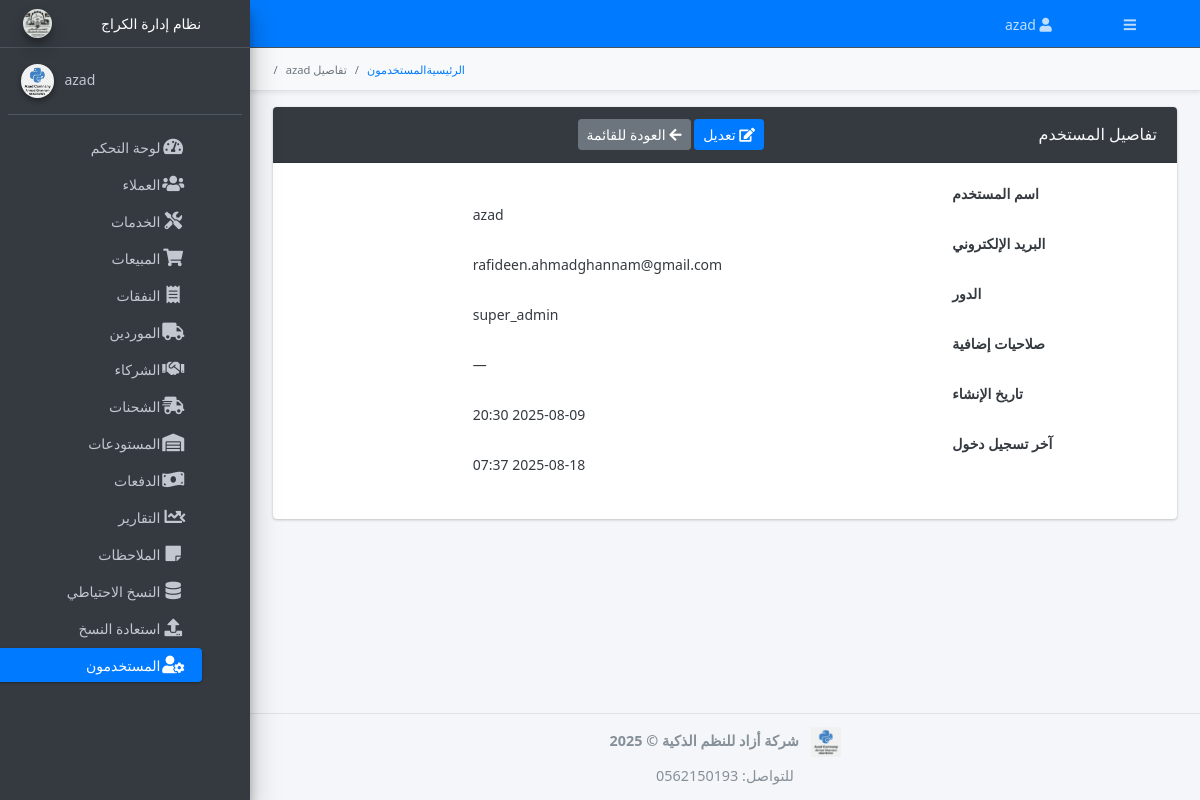
/users/1 (signed in), run on an earlier commit of the app's database.
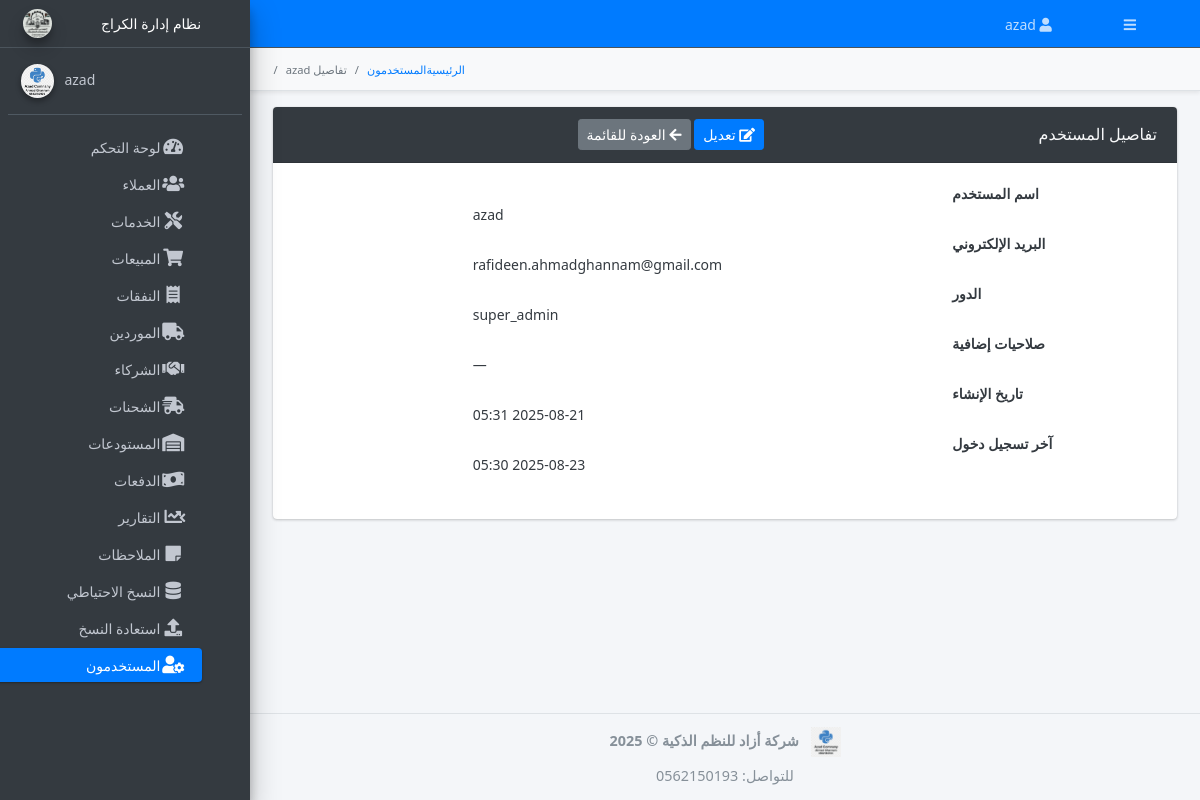
And on a later commit of the database.
### models.py (models this page shows, shortened)
class TimestampMixin:
    created_at = db.Column(db.DateTime, default=datetime.utcnow, nullable=False, index=True)
    updated_at = db.Column(db.DateTime, default=datetime.utcnow, onupdate=datetime.utcnow, nullable=False, index=True)

class AuditMixin:
    @classmethod
    def __declare_last__(cls):
        from sqlalchemy import inspect, event as _evt
        @_evt.listens_for(cls, "before_update", propagate=True)
        def _capture_prev_state(mapper, connection, target):
            try:
                insp = inspect(target)
                prev = {}
                for attr in mapper.column_attrs:
                    hist = insp.attrs[attr.key].history
                    if hist.has_changes() and hist.deleted:
                        prev[attr.key] = hist.deleted[0]
                setattr(target, "_previous_state", prev)
            except Exception:
                setattr(target, "_previous_state", {})

class User(db.Model, UserMixin, TimestampMixin, AuditMixin):
    __tablename__ = "users"
    id            = db.Column(db.Integer, primary_key=True)
    username      = db.Column(db.String(50),  unique=True, nullable=False, index=True)
    email         = db.Column(db.String(120), unique=True, nullable=False, index=True)
    password_hash = db.Column(db.String(128), nullable=False)
    role_id       = db.Column(db.Integer, db.ForeignKey("roles.id"), index=True)
    _is_active    = db.Column("is_active", db.Boolean, nullable=False, server_default=text("1"))
    last_login    = db.Column(db.DateTime)
    role = db.relationship("Role", backref="users", lazy="joined")
    extra_permissions = db.relationship(
        "Permission",
        secondary=user_permissions,
        backref=db.backref("users_extra", lazy="dynamic"),
        lazy="dynamic",
    )
    service_requests = db.relationship("ServiceRequest", back_populates="mechanic", lazy="dynamic")
    sales            = db.relationship("Sale", back_populates="seller", cascade="all, delete-orphan")
    __table_args__ = (
        db.Index("ix_users_role_active", "role_id", "is_active"),
    )
    @property
    def is_active(self):
        return bool(self._is_active)
    @is_active.setter
    def is_active(self, value):
        self._is_active = bool(value)
    def has_permission(self, name: str) -> bool:
        target = (name or "").strip().lower()
        if not target:
            return False
        try:
            super_roles = set(SUPER_ROLES)
        except Exception:
            super_roles = set()
        role_name = (getattr(self.role, "name", "") or "").strip().lower()
        if role_name in super_roles:
            return True

class Role(db.Model, AuditMixin):
    __tablename__ = "roles"
    id          = db.Column(db.Integer, primary_key=True)
    name        = db.Column(db.String(50), unique=True, nullable=False, index=True)
    description = db.Column(db.String(200))
    is_default  = db.Column(db.Boolean, default=False, nullable=False)
    permissions = db.relationship(
        "Permission",
        secondary=role_permissions,
        lazy="selectin",
        backref=db.backref("roles", lazy="selectin"),
    )
    __table_args__ = (
        db.Index("ix_roles_default_name", "is_default", "name"),
    )

### routes/users.py (the view)
@users_bp.route("/<int:user_id>", methods=["GET"], endpoint="user_detail")
@login_required
@permission_required("manage_users")
def user_detail(user_id):
    user = _get_or_404(User, user_id)
    return render_template("users/detail.html", user=user)

### app.py (called while the page is built, shortened)
@login_manager.user_loader
def load_user(user_id):
    from sqlalchemy.orm import joinedload, lazyload
    from sqlalchemy import select
    uid_str = str(user_id or "").strip()
    try:
        ident = int(uid_str)
    except Exception:
        return None
    stmt_user = (
        select(User)
        .options(joinedload(User.role).joinedload(Role.permissions))
        .where(User.id == ident)
    )
    user = db.session.execute(stmt_user).unique().scalar_one_or_none()
    if user:
        return user
    stmt_cust = select(Customer).options(lazyload("*")).where(Customer.id == ident)
    return db.session.execute(stmt_cust).scalar_one_or_none()

### routes/users.py (called while the page is built)
def _get_or_404(model, ident, options=None):
    q = db.session.query(model)
    if options:
        for opt in options:
            q = q.options(opt)
        obj = q.filter_by(id=ident).first()
    else:
        obj = db.session.get(model, ident)
    if obj is None:
        abort(404)
    return obj

### utils.py (called while the page is built, shortened)
def permission_required(*permission_names):
    base_needed = {str(p).strip().lower() for p in permission_names if p}
    def decorator(f):
        @wraps(f)
        def wrapped(*args, **kwargs):
            try:
                cfg = getattr(current_app, "config", {})
            except Exception:
                cfg = {}
            if cfg.get("PERMISSION_DISABLED") or cfg.get("LOGIN_DISABLED"):
                return f(*args, **kwargs)
            try:
                role_name = str(getattr(getattr(current_user, "role", None), "name", "")).lower()
                if role_name in {r.lower() for r in _SUPER_ROLES}:
                    return f(*args, **kwargs)
            except Exception:
                pass
        return wrapped
    return decorator

### templates/users/detail.html (shortened to what this page needs)
{% extends 'base.html' %}
{% block breadcrumb %}
<li class="breadcrumb-item">
  <a href="{{ url_for('main.dashboard') }}">الرئيسية</a>
</li>
<li class="breadcrumb-item">
  <a href="{{ url_for('users_bp.list_users') }}">المستخدمون</a>
</li>
<li class="breadcrumb-item active">تفاصيل {{ user.username }}</li>
{% endblock %}
{% block content %}
<div class="container-fluid">
  <div class="card">
    <div class="card-header d-flex justify-content-between align-items-center">
      <h3 class="card-title mb-0">تفاصيل المستخدم</h3>
      <div class="card-tools">
        <a href="{{ url_for('users_bp.edit_user', user_id=user.id) }}" class="btn btn-sm btn-primary">
          <i class="fas fa-edit"></i> تعديل
        </a>
        <a href="{{ url_for('users_bp.list_users') }}" class="btn btn-sm btn-secondary">
          <i class="fas fa-arrow-left"></i> العودة للقائمة
        </a>
      </div>
    </div>
    <div class="card-body">
      <dl class="row">
        <dt class="col-sm-3">اسم المستخدم</dt>
        <dd class="col-sm-9">{{ user.username }}</dd>
        <dt class="col-sm-3">البريد الإلكتروني</dt>
        <dd class="col-sm-9">{{ user.email }}</dd>
        <dt class="col-sm-3">الدور</dt>
        <dd class="col-sm-9">{{ user.role.name if user.role else '—' }}</dd>
        <dt class="col-sm-3">صلاحيات إضافية</dt>
        <dd class="col-sm-9">
          {% set perms = user.extra_permissions.all() %}
          {% if perms %}
            {{ perms | map(attribute='name') | join(', ') }}
          {% else %}
            —
          {% endif %}
        </dd>
        <dt class="col-sm-3">تاريخ الإنشاء</dt>
        <dd class="col-sm-9">{{ user.created_at.strftime('%Y-%m-%d %H:%M') }}</dd>
        <dt class="col-sm-3">آخر تسجيل دخول</dt>
        <dd class="col-sm-9">
          {% if user.last_login %}
            {{ user.last_login.strftime('%Y-%m-%d %H:%M') }}
          {% else %}
            —
          {% endif %}
        </dd>
      </dl>
    </div>
  </div>
</div>
{% endblock %}

### templates/base.html (shortened to what this page needs)
<!DOCTYPE html>
<html lang="ar" dir="rtl">
<head>
  <link rel="stylesheet" href="{{ url_for('static', filename='adminlte/plugins/fontawesome-free/css/all.min.css') }}">
  <link rel="stylesheet" href="{{ url_for('static', filename='adminlte/css/adminlte.min.css') }}">
  <link rel="stylesheet" href="{{ url_for('static', filename='adminlte/plugins/overlayScrollbars/css/OverlayScrollbars.min.css') }}">
  <link rel="stylesheet" href="{{ url_for('static', filename='css/style.css') }}">
</head>
<body class="hold-transition sidebar-mini layout-fixed text-sm">
<div class="wrapper">
  {% include 'partials/navbar.html' %}
  {% include 'partials/sidebar.html' %}
  <div class="content-wrapper">
    <div class="content-header border-bottom mb-3 pb-2 bg-light shadow-sm">
      <div class="container-fluid">
        <div class="row align-items-center">
          <div class="col-sm-6">
            <ol class="breadcrumb float-sm-left small">
              {% block breadcrumb %}{% endblock %}
            </ol>
          </div>
        </div>
      </div>
    </div>
    <section class="content">
      <div class="container-fluid">
        {% block content %}{% endblock %}
      </div>
    </section>
  </div>
  {% include 'partials/footer.html' %}
</div>
</body>
</html>

### templates/partials/navbar.html (shortened to what this page needs)
<nav class="main-header navbar navbar-expand navbar-primary navbar-dark">
  <ul class="navbar-nav">
    <li class="nav-item">
      <a class="nav-link" data-widget="pushmenu" href="#" role="button">
        <i class="fas fa-bars"></i>
      </a>
    </li>
  </ul>
  {% if current_user.is_authenticated %}
  <ul class="navbar-nav ml-auto">
    <li class="nav-item dropdown">
      <a class="nav-link" data-toggle="dropdown" href="#">
        <i class="fas fa-user"></i>
        {{ current_user.username }}
      </a>
    </li>
  </ul>
  {% endif %}
</nav>

### templates/partials/sidebar.html (shortened to what this page needs)
<aside class="main-sidebar sidebar-dark-primary elevation-4" dir="rtl">
  <a href="{{ url_for('main.dashboard') }}" class="brand-link text-center">
    <img src="{{ url_for('static', filename='img/logo.png') }}"
         alt="Garage Logo"
         class="brand-image img-circle elevation-3"
         style="opacity:.9; max-height:45px;">
    <span class="brand-text font-weight-light d-block">نظام إدارة الكراج</span>
  </a>
  <div class="sidebar">
    <div class="user-panel mt-3 pb-3 mb-3 d-flex justify-content-end">
      <div class="info text-right">
        <a href="{{ url_for('users_bp.profile') }}" class="d-block">
          {{ current_user.username if current_user.is_authenticated else "ضيف" }}
        </a>
      </div>
      <div class="image">
        <img src="{{ url_for('static', filename='img/azad_logo.png') }}"
             class="img-circle elevation-2"
             alt="User Image">
      </div>
    </div>
    <nav class="mt-2">
      <ul class="nav nav-pills nav-sidebar flex-column text-right" data-widget="treeview" role="menu" data-accordion="false">
        <li class="nav-item">
          <a href="{{ url_for('main.dashboard') }}" class="nav-link {% if request.endpoint == 'main.dashboard' %}active{% endif %}">
            <i class="nav-icon fas fa-tachometer-alt"></i><p>لوحة التحكم</p>
          </a>
        </li>
        <li class="nav-item">
          <a href="{{ url_for('customers_bp.list_customers') }}" class="nav-link {% if request.blueprint == 'customers_bp' %}active{% endif %}">
            <i class="nav-icon fas fa-users"></i><p>العملاء</p>
          </a>
        </li>
        <li class="nav-item">
          <a href="{{ url_for('service.list_requests') }}" class="nav-link {% if request.blueprint == 'service' %}active{% endif %}">
            <i class="nav-icon fas fa-tools"></i><p>الخدمات</p>
          </a>
        </li>
        <li class="nav-item">
          <a href="{{ url_for('sales_bp.list_sales') }}" class="nav-link {% if request.blueprint == 'sales_bp' %}active{% endif %}">
            <i class="nav-icon fas fa-shopping-cart"></i><p>المبيعات</p>
          </a>
        </li>
        <li class="nav-item">
          <a href="{{ url_for('expenses_bp.list_expenses') }}" class="nav-link {% if request.blueprint == 'expenses_bp' %}active{% endif %}">
            <i class="nav-icon fas fa-receipt"></i><p>النفقات</p>
          </a>
        </li>
        <li class="nav-item">
          <a href="{{ url_for('vendors_bp.suppliers_list') }}" class="nav-link {% if request.blueprint == 'vendors_bp' %}active{% endif %}">
            <i class="nav-icon fas fa-truck"></i><p>الموردين</p>
          </a>
        </li>
        <li class="nav-item">
          <a href="{{ url_for('vendors_bp.partners_list') }}" class="nav-link {% if request.blueprint == 'vendors_bp' %}active{% endif %}">
            <i class="nav-icon fas fa-handshake"></i><p>الشركاء</p>
          </a>
        </li>
        <li class="nav-item">
          <a href="{{ url_for('shipments_bp.list_shipments') }}" class="nav-link {% if request.blueprint == 'shipments_bp' %}active{% endif %}">
            <i class="nav-icon fas fa-shipping-fast"></i><p>الشحنات</p>
          </a>
        </li>
        <li class="nav-item">
          <a href="{{ url_for('warehouse_bp.list') }}" class="nav-link {% if request.blueprint == 'warehouse_bp' %}active{% endif %}">
            <i class="nav-icon fas fa-warehouse"></i><p>المستودعات</p>
          </a>
        </li>
        <li class="nav-item">
          <a href="{{ url_for('payments.index') }}" class="nav-link {% if request.blueprint == 'payments' %}active{% endif %}">
            <i class="nav-icon fas fa-money-bill-wave"></i><p>الدفعات</p>
          </a>
        </li>
        {% set is_reports = (request.blueprint == 'reports_bp') %}
        <li class="nav-item has-treeview {% if is_reports %}menu-open{% endif %}">
          <a href="{{ url_for('reports_bp.universal') }}" class="nav-link {% if is_reports and request.endpoint == 'reports_bp.universal' %}active{% endif %}">
            <i class="nav-icon fas fa-chart-line"></i><p>التقارير<i class="right fas fa-angle-left"></i></p>
          </a>
        </li>
        <li class="nav-item">
          <a href="{{ url_for('notes_bp.list_notes') }}" class="nav-link {% if request.blueprint == 'notes_bp' %}active{% endif %}">
            <i class="nav-icon fas fa-sticky-note"></i><p>الملاحظات</p>
          </a>
        </li>
        {% if current_user.has_permission('backup_database') %}
          <li class="nav-item">
            <a href="{{ url_for('main.backup_db') }}" class="nav-link {% if request.endpoint in ['main.backup_db','main.restore_db'] %}active{% endif %}">
              <i class="nav-icon fas fa-database"></i><p>النسخ الاحتياطي</p>
            </a>
          </li>
        {% endif %}
        {% if current_user.has_permission('restore_database') %}
          <li class="nav-item">
            <a href="{{ url_for('main.restore_db') }}" class="nav-link {% if request.endpoint == 'main.restore_db' %}active{% endif %}">
              <i class="nav-icon fas fa-upload"></i><p>استعادة النسخ</p>
            </a>
          </li>
        {% endif %}
        <li class="nav-item">
          <a href="{{ url_for('users_bp.list_users') }}" class="nav-link {% if request.blueprint == 'users_bp' %}active{% endif %}">
            <i class="nav-icon fas fa-user-cog"></i><p>المستخدمون</p>
          </a>
        </li>
      </ul>
    </nav>
  </div>
</aside>

### templates/partials/footer.html
<footer class="main-footer text-center" dir="rtl">
  <strong>
    <img src="{{ url_for('static', filename='img/azad_logo.png') }}"
         alt="Azad Logo"
         style="height:30px; vertical-align:middle; margin-left:8px;">
    شركة أزاد للنظم الذكية &copy; 2025
  </strong>
  <div class="float-none mt-2">
    للتواصل: 0562150193
  </div>
</footer>

### static/css/style.css (style rules this page uses)
:root { --font-family-ar: 'Segoe UI', Tahoma, Geneva, Verdana, sans-serif; --sidebar-link-default: #e0e0e0; --sidebar-link-hover: #ffffff; --sidebar-link-hover-bg: rgba(255, 255, 255, 0.1); --content-bg: #f4f6f9; --content-text: #343a40; --card-header-bg: #343a40; --card-header-text: #f8f9fa; --footer-bg: #f4f6f9; --dark-bg: #343a40; --dark-sidebar-bg: #1e282c; --dark-content-bg: #2e3b4e; --dark-text: #c2c7d0; --dark-text-alt: #e0e0e0; --dark-bg-alt: #273143; }
body { direction: rtl; font-family: var(--font-family-ar); }
.main-sidebar { overflow-x: visible; }
.main-sidebar .nav-link { color: var(--sidebar-link-default); white-space: normal; word-break: break-word; text-align: right; padding-left: 1rem; padding-right: 0.5rem; }
.main-sidebar .nav-link .nav-icon { margin-right: 0.5rem; margin-left: 0; }
.main-sidebar .nav-link:hover, .main-sidebar .nav-link.active { background-color: var(--sidebar-link-hover-bg); color: var(--sidebar-link-hover); }
.brand-link .brand-text { white-space: normal; text-align: center; display: block; }
.content-wrapper { background-color: var(--content-bg); color: var(--content-text); }
.card .card-header { background-color: var(--card-header-bg); color: var(--card-header-text); }
.main-footer { background-color: var(--footer-bg); padding: 10px 0; font-size: 0.9rem; text-align: center; }

What changed in the data, as far as the page shows it:
changed User "azad": created_at "2025-08-09 20:30" → "2025-08-21 05:31"; last_login "2025-08-18 07:37" → "2025-08-23 05:30"
